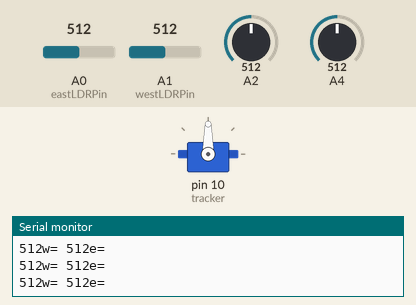
Recording of a sketch running on a simulated Arduino Uno, built with avr-gcc and run on an emulated ATmega328P. Parts: servo, the last lines printed to the serial monitor. Inputs (shaded band) come from the test bench; at power-on: A0 (eastLDRPin) = 512, A1 (westLDRPin) = 512, A2 = 512, A4 = 512.

Above: at 1.2 s.
1.3 s: A0 (eastLDRPin) set to 488
At 2.47 s:
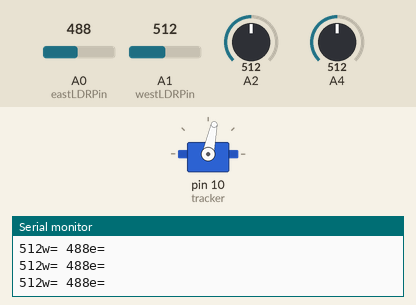
4.3 s: A0 (eastLDRPin) set to 511
At 4.3 s:
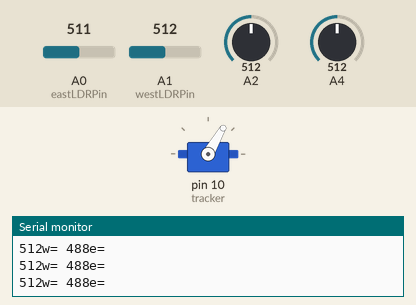
5.8 s: A1 (westLDRPin) set to 538
At 7.01 s:
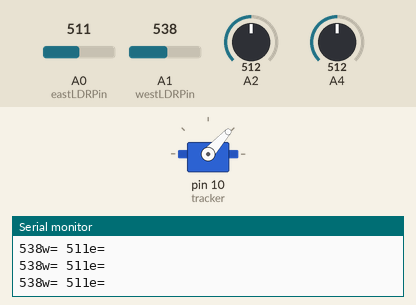
8.8 s: A1 (westLDRPin) set to 514
At 8.8 s:
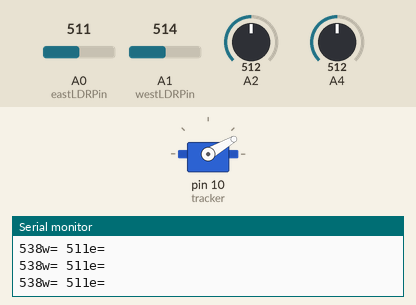
10.3 s: A1 (westLDRPin) set to 488
At 10.54 s:
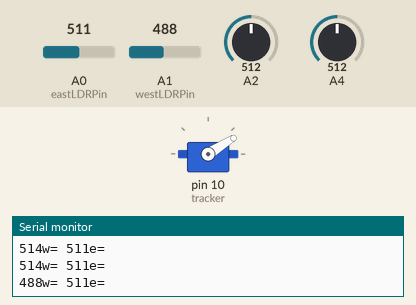
13.3 s: A1 (westLDRPin) set to 511
At 13.3 s:
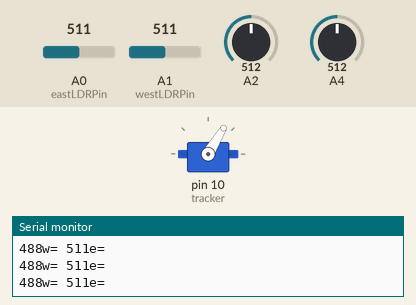
Timing chart, 0 to 15.8 s (numbered marks = the images above; inputs shaded):
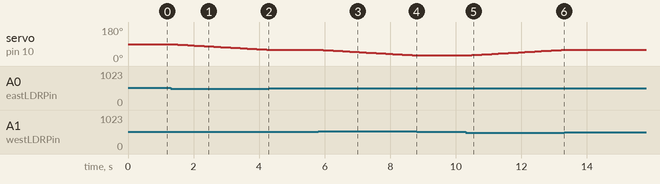

Measured:
- the behaviour switches between 497 and 496 on A0 (eastLDRPin) (found by bisection; images 0 and 1)
- the behaviour switches between 526 and 527 on A1 (westLDRPin) (found by bisection; images 2 and 3)
- after the input at 1.3 s, servo on pin 10 (tracker): moves from 90° to 60° over 2.9 s, starting at once
- after the input at 4.3 s, servo on pin 10 (tracker): stays 60° (without the input it goes to 59° after 0.04 s)
- after the input at 5.8 s, servo on pin 10 (tracker): moves from 60° to 30° over 2.9 s, starting after 0.05 s
- after the input at 8.8 s, servo on pin 10 (tracker): stays 30° (without the input it goes to 29° after 0.08 s)
- after the input at 10.3 s, servo on pin 10 (tracker): moves from 30° to 59° over 2.8 s, starting after 0.09 s
- after the input at 13.3 s, servo on pin 10 (tracker): stays 59° (without the input it goes to 60° after 0.01 s)

The sketch:

SolarTracker.ino
```cpp
//The DIY Life
//10 October 2016
//Michael Klements
//Edited by Donny Prakarsa Utama

#include <Servo.h>

Servo tracker;  // create servo object to control a servo
int eastLDRPin =A0;  //Assign analogue pins
int westLDRPin =A1;
int eastLDR = 0;   //Create variables for the east and west sensor values
int westLDR = 0;
int error = 0;
int calibration = 200;  //Calibration offset to set error to zero when both sensors receive an equal amount of light
int trackerPos = 90;    //Create a variable to store the servo position

void setup()
{
  tracker.attach(10);  // attaches the servo on pin 11 to the servo object
  Serial.begin(9600);
}


void loop()
{
  analogRead(eastLDR);
  analogRead(westLDR);
  Serial.print(eastLDR); Serial.println("e= ");
  Serial.print(westLDR); Serial.print("w= ");
  eastLDR = analogRead(eastLDRPin);    //Read the value of each of the east and west sensors
  westLDR = analogRead(westLDRPin);
  if(eastLDR<350 && westLDR<350)  //Check if both sensors detect very little light, night time
  {
    while(trackerPos<=160)  //Move the tracker all the way back to face east for sunrise
    {
      trackerPos++;
      tracker.write(trackerPos);
      delay(100);
    }
  }
  error = eastLDR - westLDR;          //Determine the difference between the two sensors.
   if(error>15)//positive and greater than 15 then move the tracker in the east direction
  {
    if(trackerPos<=160)  //Check that the tracker is not at the end of its limit in the east direction
    {
      trackerPos++;
      tracker.write(trackerPos);  //Move the tracker to the east
    }
  }
  else if (error<-15)//or is negative and less than -15 then move the tracker in the west direction
  {
    if(trackerPos>20)  //Check that the tracker is not at the end of its limit in the west direction
    {
      trackerPos--;
      tracker.write(trackerPos);  //Move the tracker to the west

    }
  }
  delay(100);
}
```
